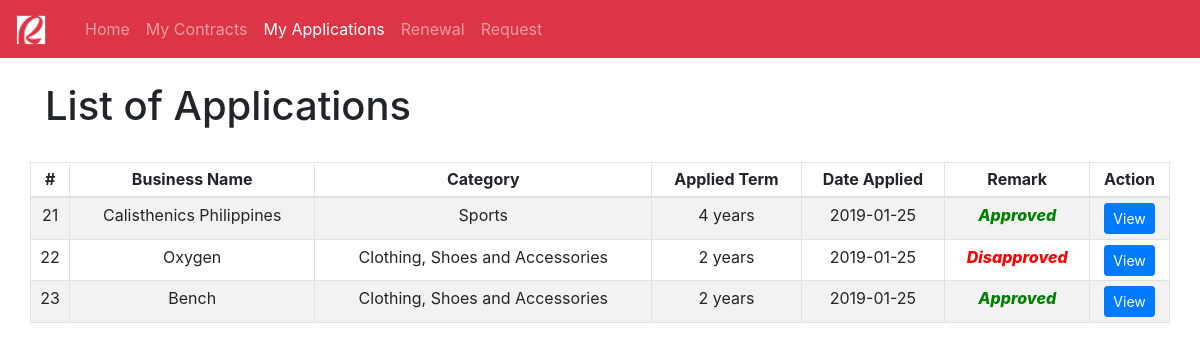
The page /client-application.php?client_id=29 on the database its author committed.
### tables this page shows
CREATE TABLE `applied_stall` (
  `app_id` int(11) NOT NULL,
  `client_id` int(11) NOT NULL,
  `category_id` int(11) NOT NULL,
  `business_name` varchar(128) DEFAULT NULL,
  `date_applied` datetime DEFAULT CURRENT_TIMESTAMP,
  `date_approved` datetime DEFAULT NULL,
  `application_status` varchar(32) DEFAULT 'Unapproved',
  `applied_term` varchar(32) NOT NULL,
  `start_date` datetime,
  `end_date` datetime
);

CREATE TABLE `business_classification` (
  `category_id` int(11) NOT NULL,
  `category_name` varchar(64) NOT NULL
);

### client-application.php (the view, shortened to what this page needs)
<!DOCTYPE html>
<html lang="en">
<head>
    <link rel="stylesheet" href="bootstrap-4.2.1-dist/css/bootstrap.min.css">
    <nav class="navbar navbar-expand-lg navbar-dark bg-danger">
        <a class="navbar-brand" href="index.php">
            <img src="img/rob.png" width="30" height="30" alt="">
        </a>
        <div class="container">
            <div class="collapse navbar-collapse" id="navbarNav">
                <ul class="navbar-nav">
                    <li class="nav-item ">
                        <a class="nav-link" href="old-user.php?client_id=<?php echo $_GET['client_id'];?>">Home</a>
                    </li>
                    <li class="nav-item ">
                        <a class="nav-link" href="client-contracts.php?client_id=<?php echo $_GET['client_id'];?>">My Contracts</a>
                    </li>
                    <li class="nav-item active">
                        <a class="nav-link" href="client-application.php?client_id=<?php echo $_GET['client_id'];?>">My Applications</a>
                    </li>
                    <li class="nav-item">
                        <a class="nav-link" href="client-renewal.php?client_id=<?php echo $_GET['client_id'];?>">Renewal</a>
                    </li>
                    <li class="nav-item">
                        <a class="nav-link" href="client-application-request.php?client_id=<?php echo $_GET['client_id'];?>">Request</a>
                    </li>
                </ul>
            </div>
        </div>
    </nav>
</head>
<body>
    <div class="container">
        <br><h1>List of Applications</h1><br>
        <div class="row">
            <table class="table table-sm table-bordered table-striped">
                <thead align="center">
                    <th>#</th>
                    <th>Business Name</th>
                    <th>Category</th>
                    <th>Applied Term</th>
                    <th>Date Applied</th>
                    <th>Remark</th>
                    <th>Action</th>
                </thead>
                <?php
                    require_once "api/config.php";
                    $client_id = $_GET['client_id'];
                    $sql_applied_stall = "SELECT * FROM applied_stall ap
                    INNER JOIN business_classification bc ON ap.category_id = bc.category_id WHERE client_id = $client_id";
                    $result_applied_stall = mysqli_query($link, $sql_applied_stall);
                    if(mysqli_num_rows($result_applied_stall) > 0 ){
                        while($row_applied_stall = mysqli_fetch_assoc($result_applied_stall)){
                            echo "<tr align='center'>";
                                $app_id = $row_applied_stall['app_id'];
                                echo "<td>" . $row_applied_stall['app_id'] . "</td>";
                                echo "<td>" . $row_applied_stall['business_name'] . "</td>";
                                echo "<td>" . $row_applied_stall['category_name'] . "</td>";
                                echo "<td>" . $row_applied_stall['applied_term'] . "</td>";
                                $old_date_applied = strtotime($row_applied_stall['date_applied']);
                                $new_date_applied = date('Y-m-d', $old_date_applied);
                                echo "<td>" . $new_date_applied . "</td>";
                                    if($row_applied_stall['application_status'] == 'Approved'){
                                        echo "<td style='color: green; font-style: italic; font-weight: 800;'>" . $row_applied_stall['application_status'] . "</td>";
                                    }elseif($row_applied_stall['application_status'] == 'Unapproved'){
                                        echo "<td style='color: gray; font-style: italic; font-weight: 800;'>" . $row_applied_stall['application_status'] . "</td>";
                                    }elseif($row_applied_stall['application_status'] == 'Disapproved'){
                                        echo "<td style='color: red; font-style: italic; font-weight: 800;'>" . $row_applied_stall['application_status'] . "</td>";
                                    }
                                echo "<td>";
                                    echo "<a href='client-view-application-details.php?app_id=$app_id&client_id=$client_id' class='btn btn-primary btn-sm'>View</a>";
                                echo "</td>";
                            echo "</tr>";
                        }
                    }else{
                        echo '<tr>';
                            echo '<td colspan="8" style="font-style: italic;" align="center">No records found.</td>';
                        echo '</tr>';
                    }
                ?>
            </table>
        </div>
    </div>
</body>
</html>

### rows shown on the page
applied_stall: app_id "21", business_name "Calisthenics Philippines", category.category_name "Sports", applied_term "4 years", date_applied "2019-01-25", application_status "Approved"
applied_stall: app_id "22", business_name "Oxygen", category.category_name "Clothing, Shoes and Accessories", applied_term "2 years", date_applied "2019-01-25", application_status "Disapproved"
applied_stall: app_id "23", business_name "Bench", category.category_name "Clothing, Shoes and Accessories", applied_term "2 years", date_applied "2019-01-25", application_status "Approved"
